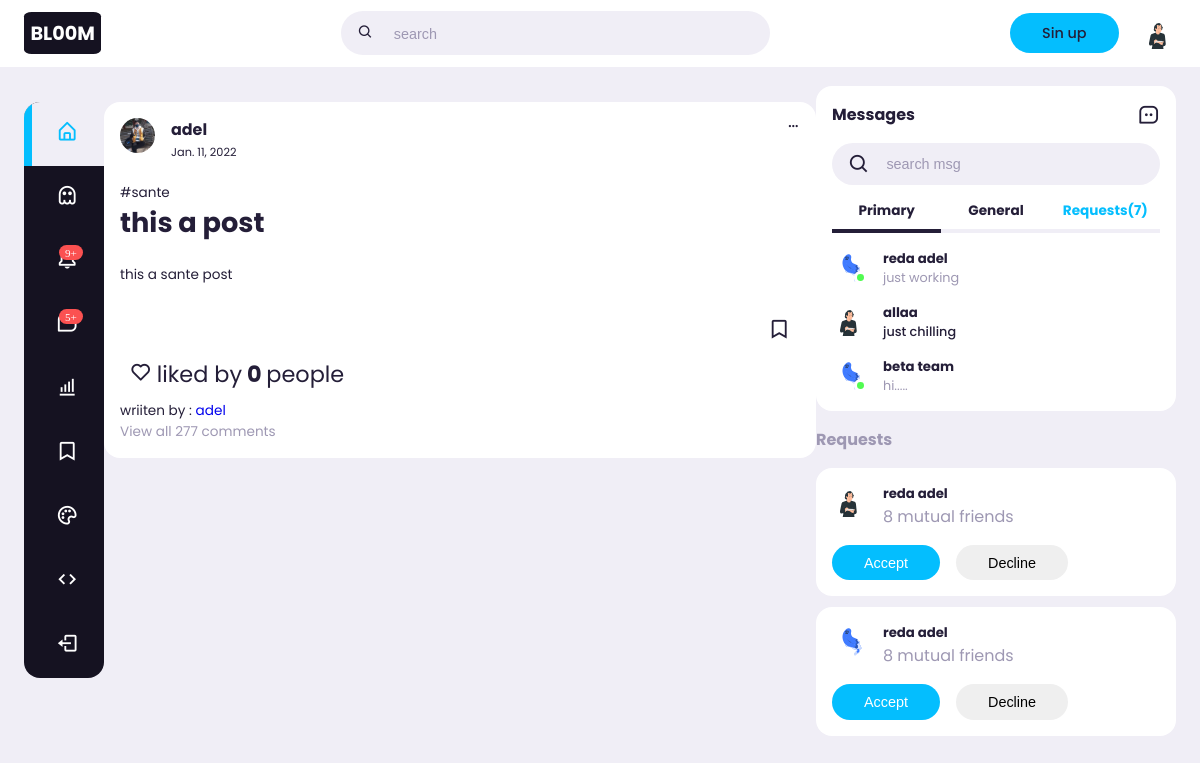
The page /article/28 on the database its author committed.
### blogapp/models.py (models this page shows, shortened)
class Post(models.Model):
    title = models.CharField(max_length=300)
    pic = models.ImageField(null=Tree , blank= True , upload_to = 'images/')
    title_tag = models.CharField(max_length=300,default="s1mple")
    author = models.ForeignKey(User,on_delete=models.CASCADE)
    body = RichTextField(blank = True , null= True )
    post_date=models.DateField(auto_now_add=True)
    category = models.CharField(max_length=200,default='coding')
    likes = models.ManyToManyField(User,related_name='blog_post')
    def total_likes(self):
        return self.likes.count()

class Profile(models.Model):
    user = models.OneToOneField(User,null=True,on_delete=models.CASCADE)
    bio = models.TextField(max_length=300,default="s1mple")
    profile_pic = models.ImageField(null=Tree , blank= True , upload_to = 'images/profile')

### blogapp/views.py (the view)
# urls.py: path('article/<int:pk>', ArticleDetailView.as_view(),name='article-detail'),
class ArticleDetailView(DetailView):
    model = Post
    template_name = 'blog_detail.html'
    def get_context_data(self,*args,**kwargs):
        cat_menu = Category.objects.all()
        context = super(ArticleDetailView,self).get_context_data(*args,**kwargs)
        stuff = get_object_or_404(Post,id=self.kwargs['pk'])
        total_likes = stuff.total_likes()
        liked= False
        if stuff.likes.filter(id=self.request.user.id).exists():
            liked= True
        context["cat_menu"]=cat_menu
        context["total_likes"]=total_likes
        context["liked"]=liked
        return context

### blogapp/templates/blog_detail.html (shortened to what this page needs)
{% extends 'base.html' %}
{% load static %}
{% block content %}
<div class="feeds">
    <div class="feed">
        <div class="head">
            <div class="user">
                <div class="profile-pic">
                    {%if post.author.profile.profile_pic %}
                    <img src="{{ post.author.profile.profile_pic.url }}" alt="">
                    {%else%}
                    <img src="{%static 'images/wp3009787.jpg'%}" alt="">
                    {%endif%}
                </div>
                <div class="info">
                    <h3>{{post.author.username}}</h3>
                    <small>{{post.post_date}}</small>
                </div>
            </div>
            <span class="edit">
                <i class='bx bx-dots-horizontal-rounded'></i>
            </span>
        </div>
        <br> <span class="hash-tag">#{{post.category}}</span>
        <h1>{{post.title}}  </h1>
        <br>
        <div class="post_body">
            <p>{{post.body|safe}} </p>
        </div>
        <br>
        <div class="action-button">
            <div class="bookmark">
                <span><i class='bx bx-bookmark' ></i></span>
            </div>
        </div>
        <div class="action-button upvote" >
            <p><span><i class='bx bx-heart'></i></span> liked by <b class=" like_count{{post.id}}">{{total_likes}}</b>people</p>
        </div>
        <div class="caption">
            wriiten by :
            {%if post.author.profile.id %}
            <a href="{%url 'show_profile_viwe' post.author.profile.id%}">  {{post.author.username}} </a>
            {%else%}
            <h5> {{post.author.username}}</h5>
            {%endif%}
        </div>
        <div class="comments text-muted">
            View all 277 comments
        </div>
    </div>
</div>
{% endblock %}

### static/css/style.css (style rules this page uses)
*,*::after,*::before { padding:0;margin:0;outline:0;box-sizing:border-box;text-decoration:none;list-style:none;border:none }
html { overflow-x:hidden;scroll-behavior:smooth }
body { font-family:"Poppins",sans-serif;color:#241e38;background-color:#f0eef6;overflow-x:hidden }
.profile-pic { width:35px;aspect-ratio:1/1;border-radius:50% }
.profile-pic img { border-radius:50%;width:35px;aspect-ratio:1/1;object-fit:cover }
img { display:block;width:100% }
.text-muted { color:#9e98b3 }
.middle .feeds .feed { background:#fff;border-radius:1rem;padding:1rem;margin:1rem 0;font-size:0.85rem;line-height:1.5 }
.middle .feed .head { display:flex;justify-content:space-between }
.middle .feed .user { display:flex;gap:1rem }
.middle .feed .action-button { display:flex;justify-content:space-between;align-items:center;font-size:1.4rem;margin:0.6rem }
.upvote p { font-size:1.4rem;display:flex;gap:.3rem }

### rows shown on the page
Post: author.profile.profile_pic (picture), author.username "adel", post_date "Jan. 11, 2022", category "sante", title "this a post", body "this a sante post"

### other values the page prints
{{ total_likes }} "0"
